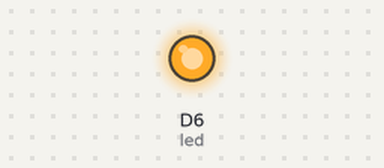
The sketch below on a simulated Particle Photon. On the bench: output pins drawn as LEDs (lit = HIGH).

Above: at 0.15 s.
At 15.7 s:
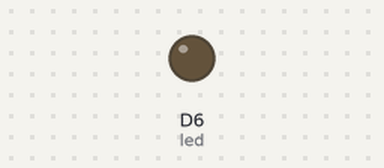
Timing chart, 0 to 21.6 s (numbered marks = the images above):
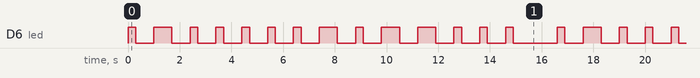

Measured:
- by itself, D6 (led): moves between LOW and HIGH, repeating every 16.6 s
- by itself, everything shown: repeats every 16.6 s, in 28 steps

The sketch:

blink-my-name.ino
```cpp
int led = D6;                               // define LED pin

int ledToggle(String command);              // define manual write function

void blinkFast()                            // funtion to make LED blink quick
{
  digitalWrite(led, HIGH);                  // turn the LED on
  delay(300);                               // wait for 300ms
  digitalWrite(led, LOW);                   // turn the LED off
  delay(700);                               // wait for 700ms
}

void blinkSlow()                            // funtion to make LED blink slow
{
  digitalWrite(led, HIGH);                  // turn the LED on
  delay(700);                               // wait for 700ms
  digitalWrite(led, LOW);                   // turn the LED off
  delay(700);                               // wait for 700ms
}

void setup()
{
   pinMode(led, OUTPUT);                    // define pin as output

   Particle.function("led",ledToggle);      // function to control over internet

   digitalWrite(led, LOW);                  // set led to off

}

void r()                                    // function for letter r
{
    blinkFast();
    blinkSlow();
    blinkFast();
}

void h()                                    // function for letter h
{
    blinkFast();
    blinkFast();
    blinkFast();
    blinkFast();
}

void y()                                    // function for letter y
{
    blinkSlow();
    blinkFast();
    blinkSlow();
    blinkSlow();
}

void s()                                    // function for letter s
{
    blinkFast();
    blinkFast();
    blinkFast();
}

void loop()                                 // loop blinking functions
{
    r();
    h();
    y();
    s();
    delay(1000);                            // wait for 1 second
}


int ledToggle(String command)               // internet toggle function
{

    if (command=="on")                      // turn on led branch
    {
        digitalWrite(led,HIGH);
        return 1;
    }
    else if (command=="off")                // turn off led branch
    {
        digitalWrite(led,LOW);
        return 0;
    }
    else
    {
        return -1;
    }
}
```
